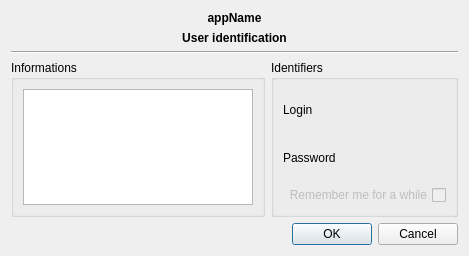
<?xml version="1.0" encoding="UTF-8"?>
<ui version="4.0">
 <class>tkUserIdentifier</class>
 <widget class="QDialog" name="tkUserIdentifier">
  <property name="geometry">
   <rect>
    <x>0</x>
    <y>0</y>
    <width>469</width>
    <height>256</height>
   </rect>
  </property>
  <property name="windowTitle">
   <string>Dialog</string>
  </property>
  <layout class="QGridLayout" name="gridLayout_3">
   <item row="0" column="0" colspan="2">
    <widget class="QLabel" name="lblAppName">
     <property name="font">
      <font>
       <weight>75</weight>
       <bold>true</bold>
      </font>
     </property>
     <property name="text">
      <string>appName</string>
     </property>
     <property name="alignment">
      <set>Qt::AlignCenter</set>
     </property>
    </widget>
   </item>
   <item row="1" column="0" colspan="2">
    <widget class="QLabel" name="lblAppName_2">
     <property name="font">
      <font>
       <weight>75</weight>
       <bold>true</bold>
      </font>
     </property>
     <property name="text">
      <string>User identification</string>
     </property>
     <property name="alignment">
      <set>Qt::AlignCenter</set>
     </property>
    </widget>
   </item>
   <item row="2" column="0" colspan="2">
    <widget class="Line" name="line">
     <property name="orientation">
      <enum>Qt::Horizontal</enum>
     </property>
    </widget>
   </item>
   <item row="3" column="0">
    <widget class="QGroupBox" name="groupInformations">
     <property name="title">
      <string>Informations</string>
     </property>
     <layout class="QGridLayout" name="gridLayout_2">
      <item row="0" column="0">
       <widget class="QListWidget" name="informationsWidget"/>
      </item>
     </layout>
    </widget>
   </item>
   <item row="3" column="1">
    <widget class="QGroupBox" name="groupBox">
     <property name="title">
      <string>Identifiers</string>
     </property>
     <layout class="QGridLayout" name="gridLayout">
      <item row="0" column="0">
       <widget class="QLabel" name="label">
        <property name="text">
         <string>Login</string>
        </property>
       </widget>
      </item>
      <item row="1" column="0">
       <widget class="QLabel" name="label_2">
        <property name="text">
         <string>Password</string>
        </property>
       </widget>
      </item>
      <item row="2" column="0" colspan="2">
       <widget class="QCheckBox" name="chkRemember">
        <property name="enabled">
         <bool>false</bool>
        </property>
        <property name="layoutDirection">
         <enum>Qt::RightToLeft</enum>
        </property>
        <property name="autoFillBackground">
         <bool>false</bool>
        </property>
        <property name="text">
         <string>Remember me for a while</string>
        </property>
        <property name="tristate">
         <bool>false</bool>
        </property>
       </widget>
      </item>
      <item row="0" column="1">
       <widget class="tkLineEditEchoSwitcher" name="login" native="true"/>
      </item>
      <item row="1" column="1">
       <widget class="tkLineEditEchoSwitcher" name="password" native="true"/>
      </item>
     </layout>
    </widget>
   </item>
   <item row="4" column="0" colspan="2">
    <widget class="QDialogButtonBox" name="buttonBox">
     <property name="orientation">
      <enum>Qt::Horizontal</enum>
     </property>
     <property name="standardButtons">
      <set>QDialogButtonBox::Cancel|QDialogButtonBox::Ok</set>
     </property>
    </widget>
   </item>
  </layout>
 </widget>
 <customwidgets>
  <customwidget>
   <class>tkLineEditEchoSwitcher</class>
   <extends>QWidget</extends>
   <header>tkLineEditEchoSwitcher.h</header>
   <container>1</container>
  </customwidget>
 </customwidgets>
 <resources/>
 <connections>
  <connection>
   <sender>buttonBox</sender>
   <signal>accepted()</signal>
   <receiver>tkUserIdentifier</receiver>
   <slot>accept()</slot>
   <hints>
    <hint type="sourcelabel">
     <x>248</x>
     <y>254</y>
    </hint>
    <hint type="destinationlabel">
     <x>157</x>
     <y>274</y>
    </hint>
   </hints>
  </connection>
  <connection>
   <sender>buttonBox</sender>
   <signal>rejected()</signal>
   <receiver>tkUserIdentifier</receiver>
   <slot>reject()</slot>
   <hints>
    <hint type="sourcelabel">
     <x>316</x>
     <y>260</y>
    </hint>
    <hint type="destinationlabel">
     <x>286</x>
     <y>274</y>
    </hint>
   </hints>
  </connection>
 </connections>
</ui>
